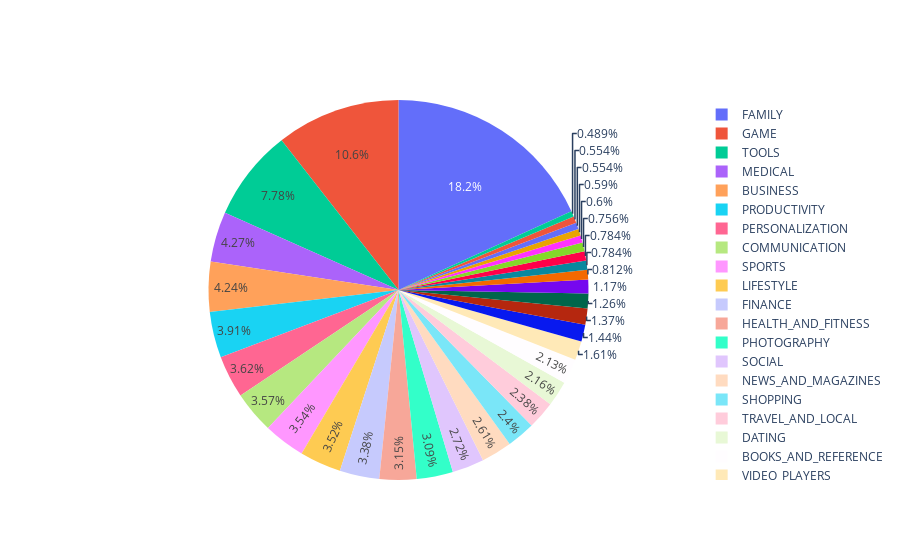

Notebook cell for this chart:
### Markdown cell above
### Android market breakdown
__Which category has the highest share of (active) apps in the market?__

### Code cell
number_of_apps_in_category = df['Category'].value_counts().sort_values(ascending=True)

data = [go.Pie(
        labels = number_of_apps_in_category.index,
        values = number_of_apps_in_category.values,
        hoverinfo = 'label+value'
    
)]

plotly.offline.iplot(data)

### Figure 1 — Plotly figure (JSON) as saved in the notebook; plotly's stock layout.template omitted (floating-point values rounded to 4 significant figures)
{"data": [{"hoverinfo": "label+value", "labels": ["BEAUTY", "COMICS", "PARENTING", "EVENTS", "ART_AND_DESIGN", "WEATHER", "AUTO_AND_VEHICLES", "LIBRARIES_AND_DEMO", "HOUSE_AND_HOME", "FOOD_AND_DRINK", "MAPS_AND_NAVIGATION", "ENTERTAINMENT", "EDUCATION", "VIDEO_PLAYERS", "BOOKS_AND_REFERENCE", "DATING", "TRAVEL_AND_LOCAL", "SHOPPING", "NEWS_AND_MAGAZINES", "SOCIAL", "PHOTOGRAPHY", "HEALTH_AND_FITNESS", "FINANCE", "LIFESTYLE", "SPORTS", "COMMUNICATION", "PERSONALIZATION", "PRODUCTIVITY", "BUSINESS", "MEDICAL", "TOOLS", "GAME", "FAMILY"], "type": "pie", "values": [53, 60, 60, 64, 65, 82, 85, 85, 88, 127, 137, 149, 156, 175, 231, 234, 258, 260, 283, 295, 335, 341, 366, 382, 384, 387, 392, 424, 460, 463, 843, 1144, 1972]}], "layout": {}}
